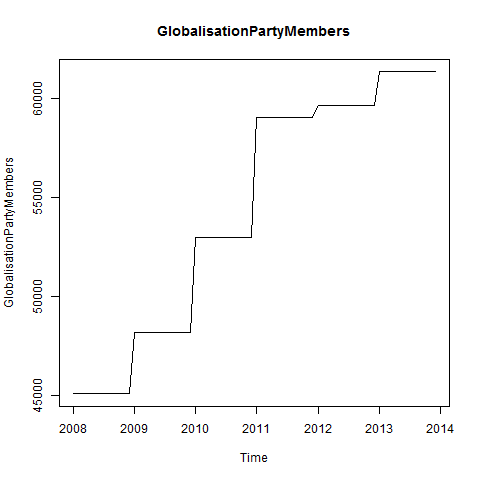

Write R code to recreate this figure.
#Creates GlobalisationPartyMembers plot

png("Plots/GlobalisationPartyMembers_plot.png")
plot(GlobalisationPartyMembers, main="GlobalisationPartyMembers")
dev.off()